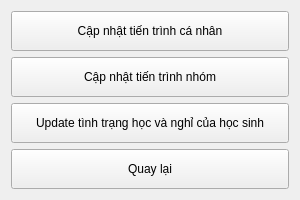
<?xml version="1.0" encoding="UTF-8"?>
<ui version="4.0">
 <class>quanlybaihocgiohoc</class>
 <widget class="QWidget" name="quanlybaihocgiohoc">
  <property name="geometry">
   <rect>
    <x>0</x>
    <y>0</y>
    <width>300</width>
    <height>200</height>
   </rect>
  </property>
  <property name="maximumSize">
   <size>
    <width>500</width>
    <height>400</height>
   </size>
  </property>
  <property name="windowTitle">
   <string>Form</string>
  </property>
  <layout class="QVBoxLayout" name="verticalLayout">
   <item>
    <widget class="QPushButton" name="cnttcn">
     <property name="sizePolicy">
      <sizepolicy hsizetype="Expanding" vsizetype="Expanding">
       <horstretch>0</horstretch>
       <verstretch>0</verstretch>
      </sizepolicy>
     </property>
     <property name="text">
      <string>Cập nhật tiến trình cá nhân</string>
     </property>
    </widget>
   </item>
   <item>
    <widget class="QPushButton" name="cnttn">
     <property name="sizePolicy">
      <sizepolicy hsizetype="Expanding" vsizetype="Expanding">
       <horstretch>0</horstretch>
       <verstretch>0</verstretch>
      </sizepolicy>
     </property>
     <property name="text">
      <string>Cập nhật tiến trình nhóm</string>
     </property>
    </widget>
   </item>
   <item>
    <widget class="QPushButton" name="utthvnchs">
     <property name="sizePolicy">
      <sizepolicy hsizetype="Expanding" vsizetype="Expanding">
       <horstretch>0</horstretch>
       <verstretch>0</verstretch>
      </sizepolicy>
     </property>
     <property name="text">
      <string>Update tình trạng học và nghỉ của học sinh</string>
     </property>
    </widget>
   </item>
   <item>
    <widget class="QPushButton" name="quaylai">
     <property name="sizePolicy">
      <sizepolicy hsizetype="Expanding" vsizetype="Expanding">
       <horstretch>0</horstretch>
       <verstretch>0</verstretch>
      </sizepolicy>
     </property>
     <property name="text">
      <string>Quay lại</string>
     </property>
    </widget>
   </item>
  </layout>
 </widget>
 <resources/>
 <connections/>
</ui>
